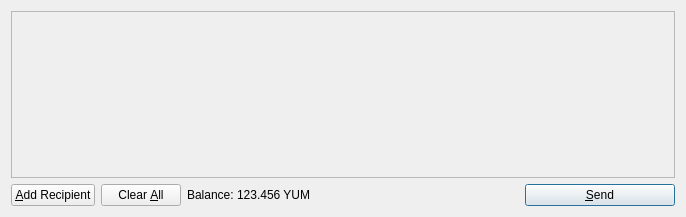
<?xml version="1.0" encoding="UTF-8"?>
<ui version="4.0">
 <class>SendCoinsDialog</class>
 <widget class="QDialog" name="SendCoinsDialog">
  <property name="geometry">
   <rect>
    <x>0</x>
    <y>0</y>
    <width>686</width>
    <height>217</height>
   </rect>
  </property>
  <property name="windowTitle">
   <string>Send Coins</string>
  </property>
  <layout class="QVBoxLayout" name="verticalLayout">
   <item>
    <widget class="QScrollArea" name="scrollArea">
     <property name="widgetResizable">
      <bool>true</bool>
     </property>
     <widget class="QWidget" name="scrollAreaWidgetContents">
      <property name="geometry">
       <rect>
        <x>0</x>
        <y>0</y>
        <width>666</width>
        <height>165</height>
       </rect>
      </property>
      <layout class="QVBoxLayout" name="verticalLayout_2">
       <property name="margin">
        <number>0</number>
       </property>
       <item>
        <layout class="QVBoxLayout" name="entries">
         <property name="spacing">
          <number>6</number>
         </property>
        </layout>
       </item>
       <item>
        <spacer name="verticalSpacer">
         <property name="orientation">
          <enum>Qt::Vertical</enum>
         </property>
         <property name="sizeHint" stdset="0">
          <size>
           <width>20</width>
           <height>40</height>
          </size>
         </property>
        </spacer>
       </item>
      </layout>
     </widget>
    </widget>
   </item>
   <item>
    <layout class="QHBoxLayout" name="horizontalLayout">
     <item>
      <widget class="QPushButton" name="addButton">
       <property name="toolTip">
        <string>Send to multiple recipients at once</string>
       </property>
       <property name="text">
        <string>&amp;Add Recipient</string>
       </property>
       <property name="icon">
        <iconset resource="../bitcoin.qrc">
         <normaloff>:/icons/add</normaloff>:/icons/add</iconset>
       </property>
       <property name="autoDefault">
        <bool>false</bool>
       </property>
      </widget>
     </item>
     <item>
      <widget class="QPushButton" name="clearButton">
       <property name="sizePolicy">
        <sizepolicy hsizetype="Minimum" vsizetype="Fixed">
         <horstretch>0</horstretch>
         <verstretch>0</verstretch>
        </sizepolicy>
       </property>
       <property name="toolTip">
        <string>Remove all transaction fields</string>
       </property>
       <property name="text">
        <string>Clear &amp;All</string>
       </property>
       <property name="icon">
        <iconset resource="../bitcoin.qrc">
         <normaloff>:/icons/remove</normaloff>:/icons/remove</iconset>
       </property>
       <property name="autoRepeatDelay">
        <number>300</number>
       </property>
       <property name="autoDefault">
        <bool>false</bool>
       </property>
      </widget>
     </item>
     <item>
      <layout class="QHBoxLayout" name="horizontalLayout_2">
       <property name="spacing">
        <number>3</number>
       </property>
       <item>
        <widget class="QLabel" name="label">
         <property name="text">
          <string>Balance:</string>
         </property>
        </widget>
       </item>
       <item>
        <widget class="QLabel" name="labelBalance">
         <property name="cursor">
          <cursorShape>IBeamCursor</cursorShape>
         </property>
         <property name="text">
          <string>123.456 YUM</string>
         </property>
         <property name="textInteractionFlags">
          <set>Qt::LinksAccessibleByMouse|Qt::TextSelectableByKeyboard|Qt::TextSelectableByMouse</set>
         </property>
        </widget>
       </item>
      </layout>
     </item>
     <item>
      <spacer name="horizontalSpacer">
       <property name="orientation">
        <enum>Qt::Horizontal</enum>
       </property>
       <property name="sizeHint" stdset="0">
        <size>
         <width>40</width>
         <height>20</height>
        </size>
       </property>
      </spacer>
     </item>
     <item>
      <widget class="QPushButton" name="sendButton">
       <property name="minimumSize">
        <size>
         <width>150</width>
         <height>0</height>
        </size>
       </property>
       <property name="toolTip">
        <string>Confirm the send action</string>
       </property>
       <property name="text">
        <string>&amp;Send</string>
       </property>
       <property name="icon">
        <iconset resource="../bitcoin.qrc">
         <normaloff>:/icons/send</normaloff>:/icons/send</iconset>
       </property>
       <property name="default">
        <bool>true</bool>
       </property>
      </widget>
     </item>
    </layout>
   </item>
  </layout>
 </widget>
 <resources>
  <include location="../bitcoin.qrc"/>
 </resources>
 <connections/>
</ui>
